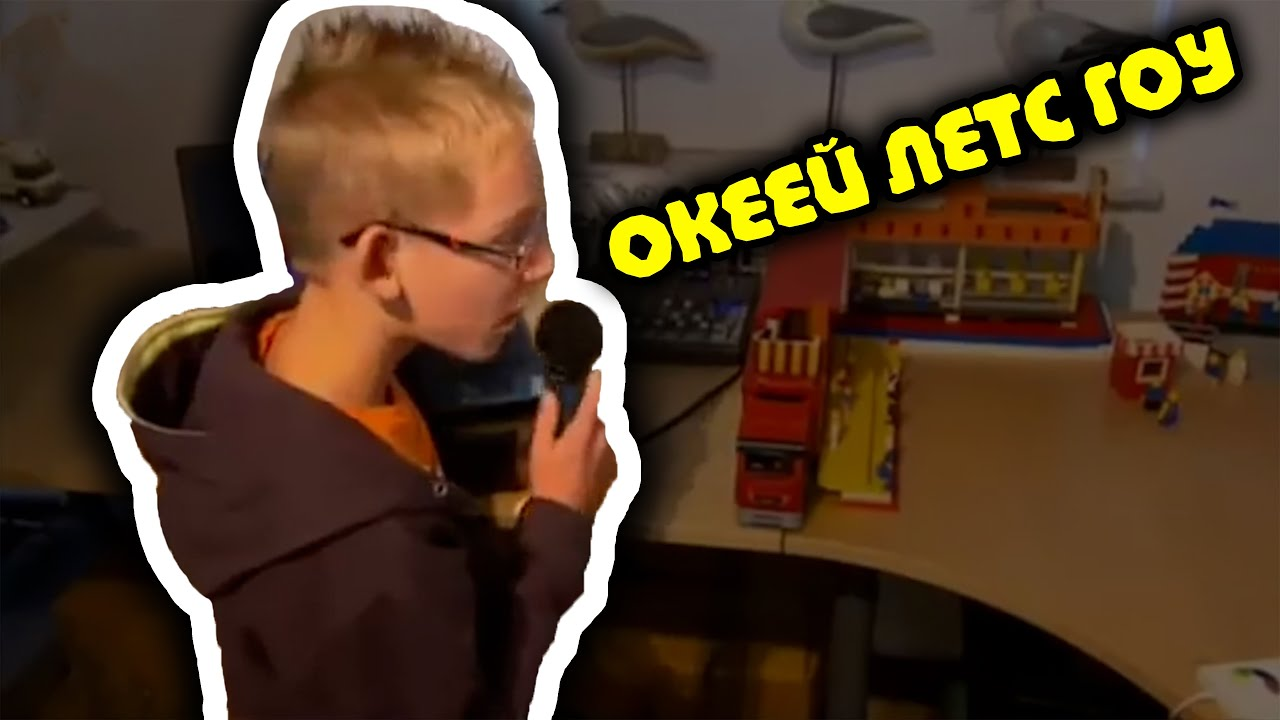
#> input picture 2nd_course/ML/practical_tasks/ML0.1 intro/performance/data/mem.jpg, 1280 x 720 px, found by its file name
$ jupyter execute --allow-errors ml0.ipynb
#> lines starting #> are read from the running program, lines starting #| are printed output that depends on the picture
### Задания для самостоятельного выполнения

[cell 1]
import numpy as np
import pandas as pd
import matplotlib.pyplot as plt

##### 1. С помощью массивов numpy создайте таблицу умножения

[cell 2]
n = np.arange(1,11)
t = n.reshape(-1,1)
table = t * n
print(table)

##### 2. Создайте функцию, которая принимает как аргументы целое число N и первый элемент (вещественное число), и разность (вещественное число) и создает матрицу numpy по диагонали, которой располагаются первые N членов арифметической прогрессии.

[cell 3]
def matrix(N, a, d):
    el = np.arange(a, a + N * d, d)
    diag_matrix = np.diag(el)
    return diag_matrix

# Пример использования функции
N = 5
a = 2.0
d = 3.0

result_matrix = matrix(N, a, d)
print(result_matrix)

##### 3. Сгенерируйте средствами numpy матрицу А 5 на 5, содержащую последовательные числа от 1 до 25. Используя срезы извлеките в плоский массив все нечетные элементы этой матрицы.

[cell 4]
# Создаем матрицу 5x5 с последовательными числами от 1 до 25
A = np.arange(1, 26).reshape(5, 5)

# Извлекаем в плоский массив все нечетные элементы матрицы
odd_elements = A[A % 2 != 0]

print(odd_elements)

##### 4. Создайте двумерный массив, содержащий единицы на границе и нули внутри.

[cell 5]
# Размеры внутреннего массива (без границ)
rows = 4
cols = 6

# Создаем массив нулей заданных размеров
inner_array = np.zeros((rows, cols))

# Добавляем границы с помощью функции np.pad
padded_array = np.pad(inner_array, pad_width=1, mode='constant', constant_values=1)

print(padded_array)

##### 5. Создайте две матрицы размером (5,5). Одна матрица содержит 5 в шахматном порядке как в задаче домашнего задания, другая имеет треугольную форму содержащую 5 на основной диагонали и в позициях выше ее, а ниже все 0. Посчитайте их детерминант и найдите обратные матрицы.

[cell 6]
# Создаем матрицу в шахматном порядке
chessboard_matrix = np.tile([[1, 0], [0, 1]], (2, 2))

# Создаем треугольную матрицу
triangle_matrix = np.triu(np.ones((5, 5)))

# Выводим обе матрицы
print("Матрица в шахматном порядке:")
print(chessboard_matrix)
print("\nТреугольная матрица:")
print(triangle_matrix)

# Вычисляем детерминанты
det_chessboard = np.linalg.det(chessboard_matrix)
det_triangle = np.linalg.det(triangle_matrix)

print("\nДетерминант матрицы в шахматном порядке:", det_chessboard)
print("Детерминант треугольной матрицы:", det_triangle)

# Находим обратную матрицу только для треугольной матрицы
inv_triangle = np.linalg.inv(triangle_matrix)

print("\nОбратная матрица для треугольной матрицы:")
print(inv_triangle)

##### 6. С помощью pandas загрузите датасет для предсказания цены квартиры, прилагающийся к этой работе.

#> (a cell that did not finish here is left out)

##### 7. Выведите на экран несколько первых и несколько последний строк файла.

#> (a cell that did not finish here is left out)

#> (a cell that did not finish here is left out)

##### 8. Выведите с помощью методов pandas основные количественные параметры датасета: количество строк и столбцов, тип данных каждого поля, количество значений в каждом столбце, шкала измерения каждого численного поля.

[cell 10]
# Вывод количества строк и столбцов
print("Количество строк и столбцов:")
#> (the rest of this cell did not finish here and is left out)

##### 9. Удалите из таблицы столбцы, содержащие идентификаторы, переименуйте все оставшиеся названия колонок на русском языке.

#> (a cell that did not finish here is left out)

##### 10. Выведите отдельно столбец, содержащий цену, по номеру и названию. Выведите первую, десятую и предпоследнюю строку таблицы по номеру и по индексу.

[cell 12]
# Вывод столбца с ценой по номеру (по индексу)
print("Столбец с ценой (по номеру):")
#> (the rest of this cell did not finish here and is left out)

##### 11. Выделите в отдельную таблицу последние десять строк. Уберите в ней столбец с ценой. Склейте ее с первоначальной таблицей при помощи append. Заполните отсутствующие значения цены средним по таблице.

#> (a cell that did not finish here is left out)

##### 12. Выделите пять последних колонок в отдельную таблицу. Удалите в ней строки, в которых цена ниже среднего. Присоедините эту таблицу к изначальной (выберите самый подходящий тип соединения).

#> (a cell that did not finish here is left out)

##### 13. Выведите таблицу, содержащую среднюю цену и количество квартир на каждом этаже из первоначального набора данных.

#> (a cell that did not finish here is left out)

##### 14. Сохраните получившуюся таблицу в файлы формата csv и xlsx. Прочитайте их и убедитесь, что данные отображаются корректно.

#> (a cell that did not finish here is left out)

##### 15. Создайте в Excel или другом табличном редакторе таблицу, содержащую несколько численных и текстовых полей. Прочитайте ее в программу при помощи pandas.

#> (a cell that did not finish here is left out)

##### 16. Дальнейшие задания производите используя изначальную версию датасета. Должны быть подписаны названия графиков, названия осей, указаны значения на осях. Оцениваться будет использование количества различных атрибутов при построении графиков и визуальная красота.

[cell 18]
from PIL import Image
import matplotlib.pyplot as plt

image = Image.open('mem.jpg')
#> image is the input picture: PIL image 1280x720 RGB; mean R, G, B 81.1, 59.1, 38.9
plt.imshow(image)
plt.axis('off')
plt.show()

##### 17. Постройте круговую диаграмму для признака Rooms, иллюстрирующую количество квартир в процентах в зависимости от количества комнат. Сделайте сектор с наибольшим числом квартир выдвинутым.

[cell 19]
# Данные для круговой диаграммы
rooms = ['1 комната', '2 комнаты', '3 комнаты', '4 комнаты']
counts = [25, 35, 20, 20]

# Создание круговой диаграммы
plt.figure(figsize=(8, 8))  # Установка размера фигуры
plt.pie(counts, labels=rooms, autopct='%1.1f%%', startangle=140)

# Отображение круговой диаграммы
plt.title('Распределение квартир по количеству комнат')
plt.axis('equal')  # Установка одинаковых масштабов по обеим осям
plt.show()
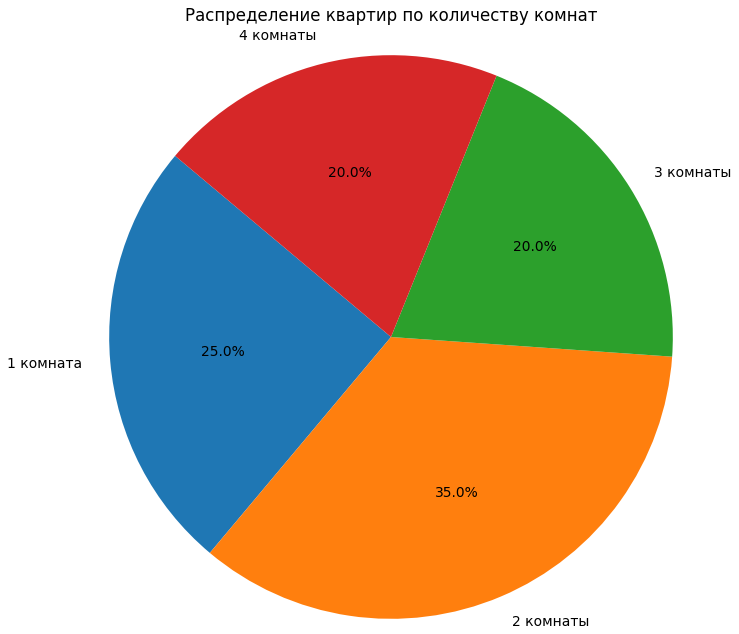
#> figure drawn by matplotlib, 1 panel
